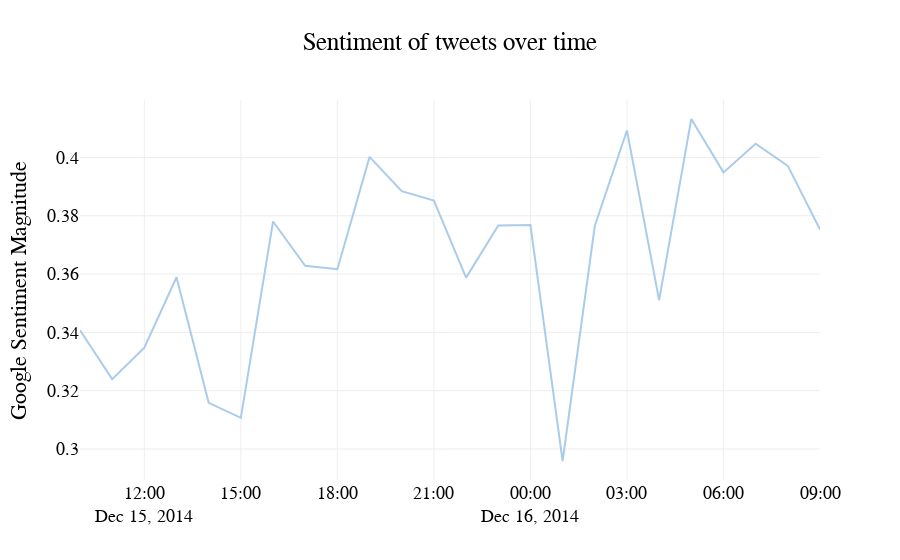

Write notebook code for a chart like this one.
### Code cell
## tweet Ross sentiment over time
data = Scatter(x = df_hourly_avg.index, y = df_hourly_avg.Google_mag, marker = dict(color = 'rgb(170,204,235)',))
# py.iplot(data)
layoutaxis = dict(
        showgrid=True,
        zeroline=False,
        showline=False,
        autotick=True,
        autorange=True,
        showticklabels=True,
        title = 'Google Sentiment Magnitude'
    )
iplot({

                         "data": [

                                  data

                                  ], 

                        "layout": Layout(title="Sentiment of tweets over time", yaxis = layoutaxis,font=dict(family='Courier New, monospace', size=18, color='rgb(0,0,0)'))

                                  },filename='Line_chart.html',image='jpeg')

### Figure 1 — Plotly figure (JSON) as saved in the notebook; plotly's stock layout.template omitted (floating-point values rounded to 4 significant figures)
{"data": [{"marker": {"color": "rgb(170,204,235)"}, "type": "scatter", "x": ["2014-12-15 10:00:00", "2014-12-15 11:00:00", "2014-12-15 12:00:00", "2014-12-15 13:00:00", "2014-12-15 14:00:00", "2014-12-15 15:00:00", "2014-12-15 16:00:00", "2014-12-15 17:00:00", "2014-12-15 18:00:00", "2014-12-15 19:00:00", "2014-12-15 20:00:00", "2014-12-15 21:00:00", "2014-12-15 22:00:00", "2014-12-15 23:00:00", "2014-12-16", "2014-12-16 01:00:00", "2014-12-16 02:00:00", "2014-12-16 03:00:00", "2014-12-16 04:00:00", "2014-12-16 05:00:00", "2014-12-16 06:00:00", "2014-12-16 07:00:00", "2014-12-16 08:00:00", "2014-12-16 09:00:00"], "y": [0.3407, 0.324, 0.3348, 0.3589, 0.3158, 0.3107, 0.378, 0.3628, 0.3617, 0.4002, 0.3884, 0.3852, 0.3588, 0.3767, 0.3768, 0.2959, 0.3765, 0.4093, 0.3511, 0.4132, 0.3949, 0.4047, 0.3971, 0.3753]}], "layout": {"font": {"color": "rgb(0,0,0)", "family": "Courier New, monospace", "size": 18}, "title": "Sentiment of tweets over time", "yaxis": {"autorange": true, "autotick": true, "showgrid": true, "showline": false, "showticklabels": true, "title": "Google Sentiment Magnitude", "zeroline": false}}}
